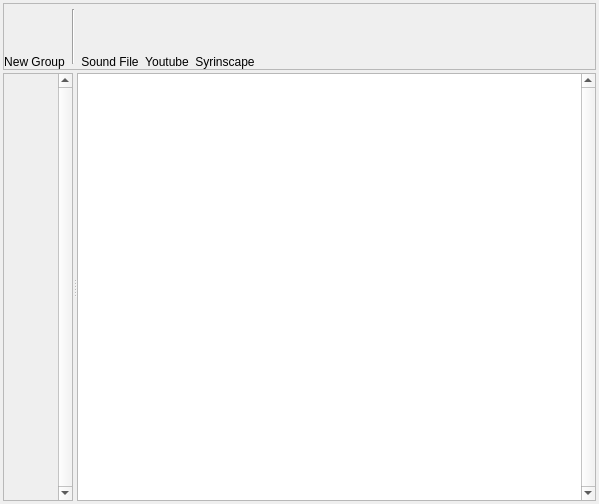
<?xml version="1.0" encoding="UTF-8"?>
<ui version="4.0">
 <class>SoundboardFrame</class>
 <widget class="QFrame" name="SoundboardFrame">
  <property name="geometry">
   <rect>
    <x>0</x>
    <y>0</y>
    <width>599</width>
    <height>504</height>
   </rect>
  </property>
  <property name="windowTitle">
   <string>Soundboard</string>
  </property>
  <property name="styleSheet">
   <string notr="true">background-image: url(:/img/data/parchment.jpg);</string>
  </property>
  <layout class="QVBoxLayout" name="verticalLayout">
   <property name="spacing">
    <number>3</number>
   </property>
   <property name="leftMargin">
    <number>3</number>
   </property>
   <property name="topMargin">
    <number>3</number>
   </property>
   <property name="rightMargin">
    <number>3</number>
   </property>
   <property name="bottomMargin">
    <number>3</number>
   </property>
   <item>
    <widget class="QFrame" name="frame">
     <property name="minimumSize">
      <size>
       <width>0</width>
       <height>67</height>
      </size>
     </property>
     <property name="maximumSize">
      <size>
       <width>16777215</width>
       <height>67</height>
      </size>
     </property>
     <property name="frameShape">
      <enum>QFrame::StyledPanel</enum>
     </property>
     <property name="frameShadow">
      <enum>QFrame::Raised</enum>
     </property>
     <layout class="QHBoxLayout" name="horizontalLayout">
      <property name="spacing">
       <number>3</number>
      </property>
      <property name="leftMargin">
       <number>0</number>
      </property>
      <property name="topMargin">
       <number>0</number>
      </property>
      <property name="rightMargin">
       <number>0</number>
      </property>
      <property name="bottomMargin">
       <number>0</number>
      </property>
      <item>
       <layout class="QVBoxLayout" name="verticalLayout_6">
        <property name="spacing">
         <number>0</number>
        </property>
        <item>
         <widget class="QPushButton" name="btnAddGroup">
          <property name="minimumSize">
           <size>
            <width>50</width>
            <height>50</height>
           </size>
          </property>
          <property name="maximumSize">
           <size>
            <width>50</width>
            <height>50</height>
           </size>
          </property>
          <property name="text">
           <string/>
          </property>
          <property name="icon">
           <iconset resource="resources.qrc">
            <normaloff>:/img/data/icon_neweffectcube.png</normaloff>:/img/data/icon_neweffectcube.png</iconset>
          </property>
          <property name="iconSize">
           <size>
            <width>40</width>
            <height>40</height>
           </size>
          </property>
          <property name="flat">
           <bool>true</bool>
          </property>
         </widget>
        </item>
        <item>
         <widget class="QLabel" name="lblAddGroup">
          <property name="text">
           <string>New Group</string>
          </property>
          <property name="alignment">
           <set>Qt::AlignBottom|Qt::AlignHCenter</set>
          </property>
         </widget>
        </item>
       </layout>
      </item>
      <item>
       <widget class="Line" name="line">
        <property name="minimumSize">
         <size>
          <width>10</width>
          <height>55</height>
         </size>
        </property>
        <property name="maximumSize">
         <size>
          <width>10</width>
          <height>55</height>
         </size>
        </property>
        <property name="orientation">
         <enum>Qt::Vertical</enum>
        </property>
       </widget>
      </item>
      <item>
       <layout class="QVBoxLayout" name="verticalLayout_7">
        <property name="spacing">
         <number>0</number>
        </property>
        <item>
         <widget class="QPushButton" name="btnAddSound">
          <property name="minimumSize">
           <size>
            <width>50</width>
            <height>50</height>
           </size>
          </property>
          <property name="maximumSize">
           <size>
            <width>50</width>
            <height>50</height>
           </size>
          </property>
          <property name="text">
           <string/>
          </property>
          <property name="icon">
           <iconset resource="resources.qrc">
            <normaloff>:/img/data/icon_newsound.png</normaloff>:/img/data/icon_newsound.png</iconset>
          </property>
          <property name="iconSize">
           <size>
            <width>40</width>
            <height>40</height>
           </size>
          </property>
          <property name="flat">
           <bool>true</bool>
          </property>
         </widget>
        </item>
        <item>
         <widget class="QLabel" name="lblAddSound">
          <property name="text">
           <string>Sound File</string>
          </property>
          <property name="alignment">
           <set>Qt::AlignBottom|Qt::AlignHCenter</set>
          </property>
         </widget>
        </item>
       </layout>
      </item>
      <item>
       <layout class="QVBoxLayout" name="verticalLayout_9">
        <property name="spacing">
         <number>0</number>
        </property>
        <item>
         <widget class="QPushButton" name="btnAddYoutube">
          <property name="minimumSize">
           <size>
            <width>50</width>
            <height>50</height>
           </size>
          </property>
          <property name="maximumSize">
           <size>
            <width>50</width>
            <height>50</height>
           </size>
          </property>
          <property name="text">
           <string/>
          </property>
          <property name="icon">
           <iconset resource="resources.qrc">
            <normaloff>:/img/data/icon_newyoutube.png</normaloff>:/img/data/icon_newyoutube.png</iconset>
          </property>
          <property name="iconSize">
           <size>
            <width>40</width>
            <height>40</height>
           </size>
          </property>
          <property name="flat">
           <bool>true</bool>
          </property>
         </widget>
        </item>
        <item>
         <widget class="QLabel" name="lblAddYoutube">
          <property name="text">
           <string>Youtube</string>
          </property>
          <property name="alignment">
           <set>Qt::AlignBottom|Qt::AlignHCenter</set>
          </property>
         </widget>
        </item>
       </layout>
      </item>
      <item>
       <layout class="QVBoxLayout" name="verticalLayout_10">
        <property name="spacing">
         <number>0</number>
        </property>
        <item>
         <widget class="QPushButton" name="btnAddSyrinscape">
          <property name="minimumSize">
           <size>
            <width>50</width>
            <height>50</height>
           </size>
          </property>
          <property name="maximumSize">
           <size>
            <width>50</width>
            <height>50</height>
           </size>
          </property>
          <property name="text">
           <string/>
          </property>
          <property name="icon">
           <iconset resource="resources.qrc">
            <normaloff>:/img/data/icon_newsyrinscape.png</normaloff>:/img/data/icon_newsyrinscape.png</iconset>
          </property>
          <property name="iconSize">
           <size>
            <width>40</width>
            <height>40</height>
           </size>
          </property>
          <property name="flat">
           <bool>true</bool>
          </property>
         </widget>
        </item>
        <item>
         <widget class="QLabel" name="lblAddSyrinscape">
          <property name="text">
           <string>Syrinscape</string>
          </property>
          <property name="alignment">
           <set>Qt::AlignBottom|Qt::AlignHCenter</set>
          </property>
         </widget>
        </item>
       </layout>
      </item>
      <item>
       <spacer name="horizontalSpacer">
        <property name="orientation">
         <enum>Qt::Horizontal</enum>
        </property>
        <property name="sizeHint" stdset="0">
         <size>
          <width>40</width>
          <height>20</height>
         </size>
        </property>
       </spacer>
      </item>
     </layout>
    </widget>
   </item>
   <item>
    <widget class="QSplitter" name="splitter">
     <property name="orientation">
      <enum>Qt::Horizontal</enum>
     </property>
     <widget class="QScrollArea" name="scrollArea">
      <property name="sizePolicy">
       <sizepolicy hsizetype="MinimumExpanding" vsizetype="Expanding">
        <horstretch>0</horstretch>
        <verstretch>0</verstretch>
       </sizepolicy>
      </property>
      <property name="verticalScrollBarPolicy">
       <enum>Qt::ScrollBarAlwaysOn</enum>
      </property>
      <property name="widgetResizable">
       <bool>true</bool>
      </property>
      <widget class="QWidget" name="scrollAreaWidgetContents">
       <property name="geometry">
        <rect>
         <x>0</x>
         <y>0</y>
         <width>54</width>
         <height>426</height>
        </rect>
       </property>
       <property name="sizePolicy">
        <sizepolicy hsizetype="MinimumExpanding" vsizetype="Preferred">
         <horstretch>0</horstretch>
         <verstretch>0</verstretch>
        </sizepolicy>
       </property>
      </widget>
     </widget>
     <widget class="QTreeWidget" name="treeWidget">
      <property name="sizePolicy">
       <sizepolicy hsizetype="Preferred" vsizetype="Preferred">
        <horstretch>0</horstretch>
        <verstretch>0</verstretch>
       </sizepolicy>
      </property>
      <property name="minimumSize">
       <size>
        <width>0</width>
        <height>0</height>
       </size>
      </property>
      <property name="maximumSize">
       <size>
        <width>16777215</width>
        <height>16777215</height>
       </size>
      </property>
      <property name="font">
       <font>
        <family>MS Shell Dlg 2</family>
        <pointsize>8</pointsize>
       </font>
      </property>
      <property name="verticalScrollBarPolicy">
       <enum>Qt::ScrollBarAlwaysOn</enum>
      </property>
      <property name="headerHidden">
       <bool>true</bool>
      </property>
      <attribute name="headerVisible">
       <bool>false</bool>
      </attribute>
      <attribute name="headerMinimumSectionSize">
       <number>5</number>
      </attribute>
      <attribute name="headerDefaultSectionSize">
       <number>5</number>
      </attribute>
      <column>
       <property name="text">
        <string notr="true">1</string>
       </property>
      </column>
     </widget>
    </widget>
   </item>
  </layout>
 </widget>
 <resources>
  <include location="resources.qrc"/>
 </resources>
 <connections/>
</ui>
